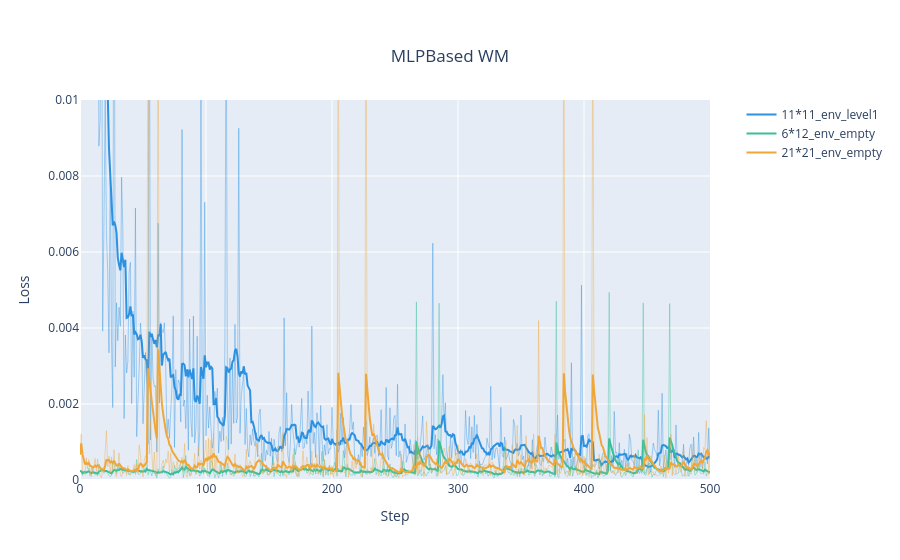

Notebook cell for this chart:
### Code cell
import plotly.graph_objects as go

fig = go.Figure()

# Use step indices for the x-axis
steps = list(range(len(df)))  # Generate step indices
steps2 = list(range(len(df2)))  # Generate step indices
steps3 = list(range(len(df3)))  # Generate step indices

# 1. 11*11
# Add the Original Loss Curve (background)
fig.add_trace(go.Scatter(
    x=steps,
    y=df["loss_obs"],
    mode='lines',
    name='Original Loss (Background)',
    line=dict(color='#2C91E0', width=1),  # Gray background with thin lines
    opacity=0.4,  # Make it semi-transparent
    showlegend=False
))

# Add the Smoothed Loss Curve (foreground)
fig.add_trace(go.Scatter(
    x=steps,
    y=df['loss_smooth'],
    mode='lines',
    name='11*11_env_level1',
    line=dict(color='#2C91E0', width=2)  # Highlighted, thicker line
))

# 2. 6*12
fig.add_trace(go.Scatter(
    x=steps2,
    y=df2["loss"],
    mode='lines',
    name='Original Loss (Background)',
    line=dict(color='#3ABF99', width=1),  # Gray background with thin lines
    opacity=0.4,  # Make it semi-transparent
    showlegend=False
))

# Add the Smoothed Loss Curve (foreground)
fig.add_trace(go.Scatter(
    x=steps2,
    y=df2['loss_smooth'],
    mode='lines',
    name='6*12_env_empty',
    line=dict(color='#3ABF99', width=2)  # Highlighted, thicker line
))

# 3. 21*21
fig.add_trace(go.Scatter(
    x=steps3,
    y=df3["loss"],
    mode='lines',
    name='Original Loss (Background)',
    line=dict(color='#F0A73A', width=1),  # Gray background with thin lines
    opacity=0.4,  # Make it semi-transparent
    showlegend=False
))

# Add the Smoothed Loss Curve (foreground)
fig.add_trace(go.Scatter(
    x=steps3,
    y=df3['loss_smooth'],
    mode='lines',
    name='21*21_env_empty',
    line=dict(color='#F0A73A', width=2)  # Highlighted, thicker line
))

# Update the layout with a centered title
fig.update_layout(
    title=dict(
        text="MLPBased WM",
        x=0.5,
        xanchor='center',
        yanchor='top'
    ),
    xaxis_title="Step",
    yaxis_title="Loss",
    xaxis=dict(range=[0, 500]),  # 限制 X 轴范围
    yaxis=dict(range=[0, 0.01]),  # 限制 Y 轴范围
    legend=dict(
        x=1.05,
        y=1,
        xanchor='left',
        yanchor='top'
    ),
    margin=dict(r=150)
)
fig.show()

### Figure 1 — Plotly figure (JSON) as saved in the notebook; plotly's stock layout.template omitted (floating-point values rounded to 4 significant figures; data arrays with more than 128 entries replaced by an {"elided": "..."} marker saying what was removed)
{"data": [{"line": {"color": "#2C91E0", "width": 1}, "mode": "lines", "name": "Original Loss (Background)", "opacity": 0.4, "showlegend": false, "type": "scatter", "x": {"elided": "1057 int values"}, "y": {"elided": "1057 float values"}}, {"line": {"color": "#2C91E0", "width": 2}, "mode": "lines", "name": "11*11_env_level1", "type": "scatter", "x": {"elided": "1057 int values"}, "y": {"elided": "1057 float values"}}, {"line": {"color": "#3ABF99", "width": 1}, "mode": "lines", "name": "Original Loss (Background)", "opacity": 0.4, "showlegend": false, "type": "scatter", "x": {"elided": "1200 int values"}, "y": {"elided": "1200 float values"}}, {"line": {"color": "#3ABF99", "width": 2}, "mode": "lines", "name": "6*12_env_empty", "type": "scatter", "x": {"elided": "1200 int values"}, "y": {"elided": "1200 float values"}}, {"line": {"color": "#F0A73A", "width": 1}, "mode": "lines", "name": "Original Loss (Background)", "opacity": 0.4, "showlegend": false, "type": "scatter", "x": {"elided": "637 int values"}, "y": {"elided": "637 float values"}}, {"line": {"color": "#F0A73A", "width": 2}, "mode": "lines", "name": "21*21_env_empty", "type": "scatter", "x": {"elided": "637 int values"}, "y": {"elided": "637 float values"}}], "layout": {"legend": {"x": 1.05, "xanchor": "left", "y": 1, "yanchor": "top"}, "margin": {"r": 150}, "title": {"text": "MLPBased WM", "x": 0.5, "xanchor": "center", "yanchor": "top"}, "xaxis": {"range": [0, 500], "title": {"text": "Step"}}, "yaxis": {"range": [0, 0.01], "title": {"text": "Loss"}}}}
